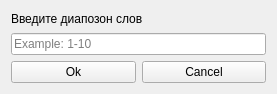
<?xml version="1.0" encoding="UTF-8"?>
<ui version="4.0">
 <class>DialogForm</class>
 <widget class="QWidget" name="DialogForm">
  <property name="geometry">
   <rect>
    <x>0</x>
    <y>0</y>
    <width>277</width>
    <height>94</height>
   </rect>
  </property>
  <property name="windowTitle">
   <string>Form</string>
  </property>
  <layout class="QGridLayout" name="gridLayout">
   <item row="2" column="0">
    <widget class="QPushButton" name="pushButton">
     <property name="text">
      <string>Ok</string>
     </property>
    </widget>
   </item>
   <item row="2" column="1">
    <widget class="QPushButton" name="pushButton_2">
     <property name="text">
      <string>Cancel</string>
     </property>
    </widget>
   </item>
   <item row="1" column="0" colspan="2">
    <widget class="QLineEdit" name="lineEdit">
     <property name="placeholderText">
      <string>Example: 1-10</string>
     </property>
    </widget>
   </item>
   <item row="0" column="0" colspan="2">
    <widget class="QLabel" name="label">
     <property name="text">
      <string>Введите диапозон слов</string>
     </property>
    </widget>
   </item>
  </layout>
 </widget>
 <resources/>
 <connections/>
</ui>
